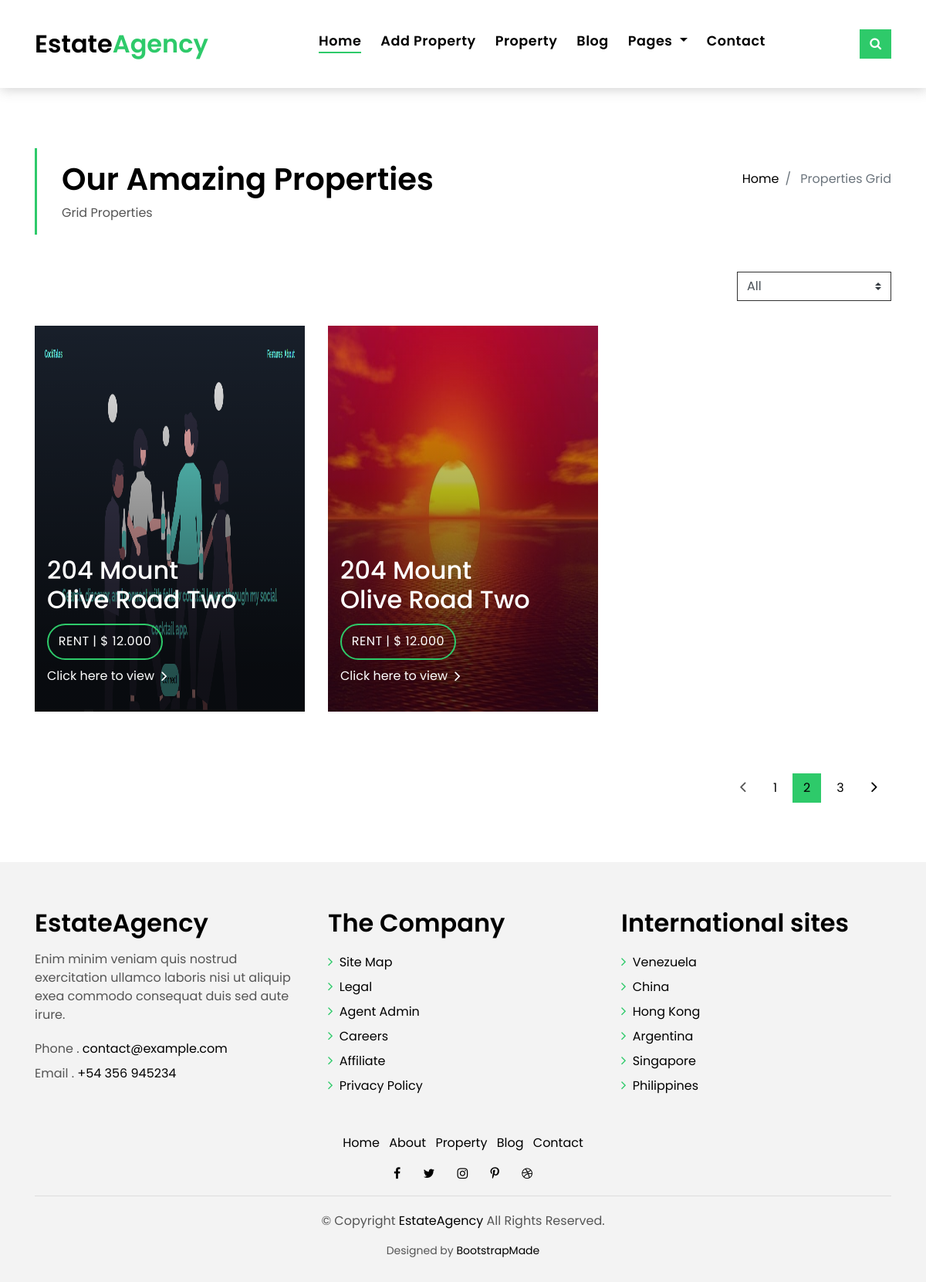
The app's page /property/, older data.
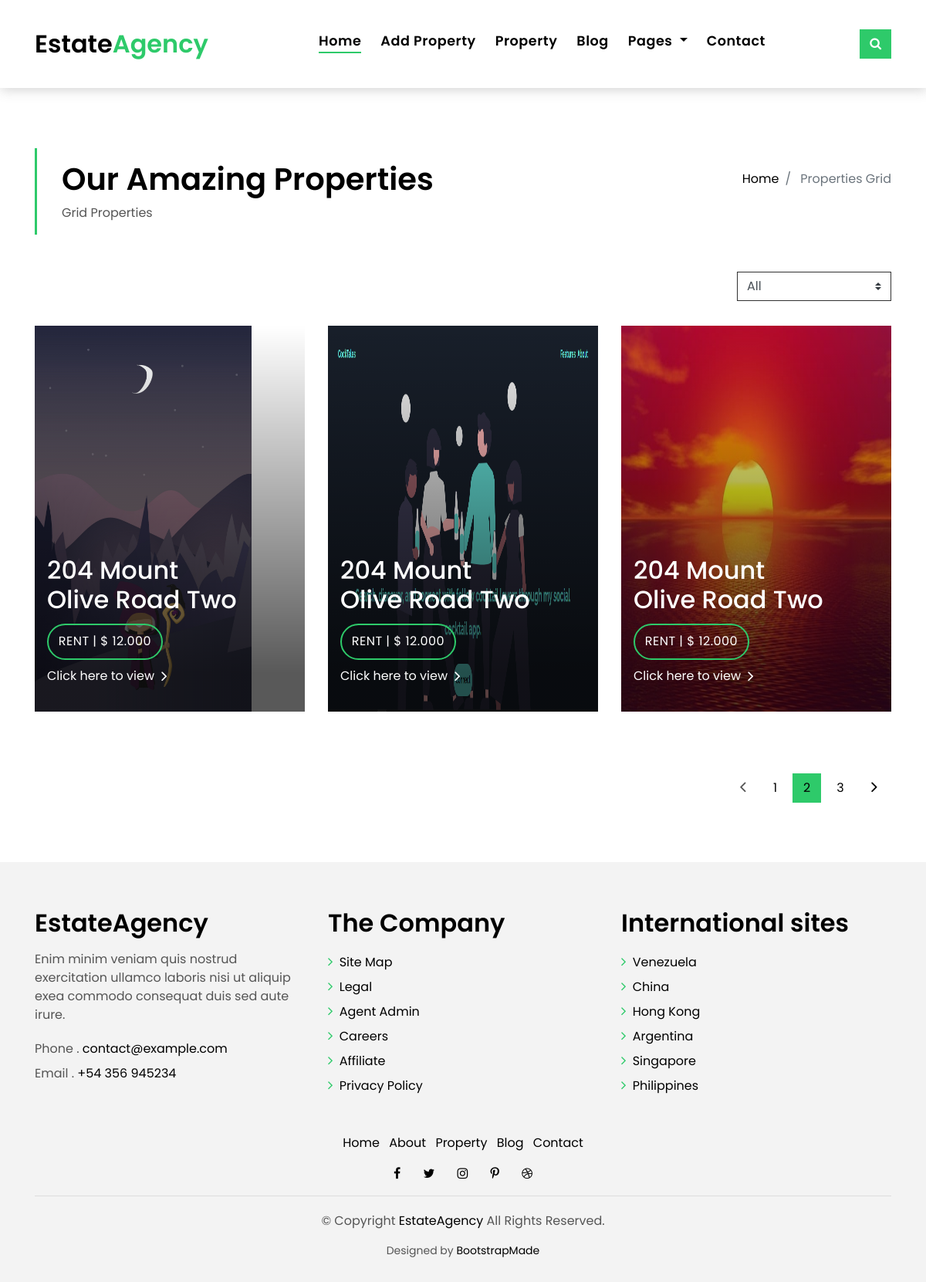
The same page, newer data.
### listings/models.py (models this page shows, shortened)
class Listing(models.Model):
    title = models.CharField(max_length=200)
    type = models.CharField(max_length=12, choices=Type_Choices, default=[], blank= False)
    town = models.CharField(max_length=200)
    specific_location = models.CharField(max_length=200)
    monthly_cost = models.IntegerField()
    description = models.CharField
    extras = MultiSelectField(max_length=256, choices=Extra_Choices, default=[], blank=True)
    created = models.DateTimeField(auto_now_add=True)
    image = models.ImageField()
    class Meta:
        ordering = ['-created', '-type', 'monthly_cost']

### listings/views.py (the view)
# urls.py: path('property/', views.property, name="property"),
def property(request):
    listings = Listing.objects.all()
    context = {
        "listings":listings
    }
    return render (request, 'property.html', context)

### template/property.html (shortened to what this page needs)
{% extends 'testmain.html' %}
{%block content%}
  <section class="intro-single">
    <div class="container">
      <div class="row">
        <div class="col-md-12 col-lg-8">
          <div class="title-single-box">
            <h1 class="title-single">Our Amazing Properties</h1>
            <span class="color-text-a">Grid Properties</span>
          </div>
        </div>
        <div class="col-md-12 col-lg-4">
          <nav aria-label="breadcrumb" class="breadcrumb-box d-flex justify-content-lg-end">
            <ol class="breadcrumb">
              <li class="breadcrumb-item">
                <a href="#">Home</a>
              </li>
              <li class="breadcrumb-item active" aria-current="page">
                Properties Grid
              </li>
            </ol>
          </nav>
        </div>
      </div>
    </div>
  </section>
  <section class="property-grid grid">
    <div class="container">
      <div class="row">
        <div class="col-sm-12">
          <div class="grid-option">
            <form>
              <select class="custom-select">
                <option selected>All</option>
              </select>
            </form>
          </div>
        </div>
        {% for listing in listings %}
        <div class="col-md-4">
          <div class="card-box-a card-shadow">
            <div class="img-box-a">
              {% if listing.image %}
              <img src="{{ listing.image.url }}" alt="{{ listing.title }}" class="img-a img-fluid" style="height: 500px;">
              {% endif %}
            </div>
            <div class="card-overlay">
              <div class="card-overlay-a-content">
                <div class="card-header-a">
                  <h2 class="card-title-a">
                    <a href="#">204 Mount
                      <br /> Olive Road Two</a>
                  </h2>
                </div>
                <div class="card-body-a">
                  <div class="price-box d-flex">
                    <span class="price-a">rent | $ 12.000</span>
                  </div>
                  <a href="property-single.html" class="link-a">Click here to view
                    <span class="ion-ios-arrow-forward"></span>
                  </a>
                </div>
              </div>
            </div>
          </div>
        </div>
        {% endfor %}
      </div>
      <div class="row">
        <div class="col-sm-12">
          <nav class="pagination-a">
            <ul class="pagination justify-content-end">
              <li class="page-item disabled">
                <a class="page-link" href="#" tabindex="-1">
                  <span class="ion-ios-arrow-back"></span>
                </a>
              </li>
              <li class="page-item">
                <a class="page-link" href="#">1</a>
              </li>
              <li class="page-item active">
                <a class="page-link" href="#">2</a>
              </li>
              <li class="page-item">
                <a class="page-link" href="#">3</a>
              </li>
              <li class="page-item next">
                <a class="page-link" href="#">
                  <span class="ion-ios-arrow-forward"></span>
                </a>
              </li>
            </ul>
          </nav>
        </div>
      </div>
    </div>
  </section>
{% endblock %}

### template/testmain.html (shortened to what this page needs)
{% load static %}
<!DOCTYPE html>
<html lang="en">
<head>
  <link href="{% static 'lib/bootstrap/css/bootstrap.min.css' %}" rel="stylesheet">
  <link href="{% static 'lib/font-awesome/css/font-awesome.min.css' %}" rel="stylesheet">
  <link href="{% static 'lib/animate/animate.min.css' %}" rel="stylesheet">
  <link href="{% static 'lib/ionicons/css/ionicons.min.css' %}" rel="stylesheet">
  <link href="{% static 'lib/owlcarousel/assets/owl.carousel.min.css' %}" rel="stylesheet">
  <link href="{% static 'css/style.css' %} " rel="stylesheet">
</head>
<body>
  <nav class="navbar navbar-default navbar-trans navbar-expand-lg fixed-top">
    <div class="container">
      <a class="navbar-brand text-brand" href="index.html">Estate<span class="color-b">Agency</span></a>
      <div class="navbar-collapse collapse justify-content-center" id="navbarDefault">
        <ul class="navbar-nav">
          <li class="nav-item">
            <a class="nav-link active" href="/">Home</a>
          </li>
          <li class="nav-item">
            <a class="nav-link" href="{% url 'create_listing' %}">Add Property</a>
          </li>
          <li class="nav-item">
            <a class="nav-link" href="{% url 'property' %}">Property</a>
          </li>
          <li class="nav-item">
            <a class="nav-link" href="{% url 'blogs' %}">Blog</a>
          </li>
          <li class="nav-item dropdown">
            <a class="nav-link dropdown-toggle" href="#" id="navbarDropdown" role="button" data-toggle="dropdown"
              aria-haspopup="true" aria-expanded="false">
              Pages
            </a>
          </li>
          <li class="nav-item">
            <a class="nav-link" href="{% url 'contact_us' %}">Contact</a>
          </li>
        </ul>
      </div>
      <button type="button" class="btn btn-b-n navbar-toggle-box-collapse d-none d-md-block" data-toggle="collapse"
        data-target="#navbarTogglerDemo01" aria-expanded="false">
        <span class="fa fa-search" aria-hidden="true"></span>
      </button>
    </div>
  </nav>
  {% block content%}
  {% endblock %}
  <section class="section-footer">
    <div class="container">
      <div class="row">
        <div class="col-sm-12 col-md-4">
          <div class="widget-a">
            <div class="w-header-a">
              <h3 class="w-title-a text-brand">EstateAgency</h3>
            </div>
            <div class="w-body-a">
              <p class="w-text-a color-text-a">
                Enim minim veniam quis nostrud exercitation ullamco laboris nisi ut aliquip exea commodo consequat duis
                sed aute irure.
              </p>
            </div>
            <div class="w-footer-a">
              <ul class="list-unstyled">
                <li class="color-a">
                  <span class="color-text-a">Phone .</span> contact@example.com</li>
                <li class="color-a">
                  <span class="color-text-a">Email .</span> +54 356 945234</li>
              </ul>
            </div>
          </div>
        </div>
        <div class="col-sm-12 col-md-4 section-md-t3">
          <div class="widget-a">
            <div class="w-header-a">
              <h3 class="w-title-a text-brand">The Company</h3>
            </div>
            <div class="w-body-a">
              <div class="w-body-a">
                <ul class="list-unstyled">
                  <li class="item-list-a">
                    <i class="fa fa-angle-right"></i> <a href="#">Site Map</a>
                  </li>
                  <li class="item-list-a">
                    <i class="fa fa-angle-right"></i> <a href="#">Legal</a>
                  </li>
                  <li class="item-list-a">
                    <i class="fa fa-angle-right"></i> <a href="#">Agent Admin</a>
                  </li>
                  <li class="item-list-a">
                    <i class="fa fa-angle-right"></i> <a href="#">Careers</a>
                  </li>
                  <li class="item-list-a">
                    <i class="fa fa-angle-right"></i> <a href="#">Affiliate</a>
                  </li>
                  <li class="item-list-a">
                    <i class="fa fa-angle-right"></i> <a href="#">Privacy Policy</a>
                  </li>
                </ul>
              </div>
            </div>
          </div>
        </div>
        <div class="col-sm-12 col-md-4 section-md-t3">
          <div class="widget-a">
            <div class="w-header-a">
              <h3 class="w-title-a text-brand">International sites</h3>
            </div>
            <div class="w-body-a">
              <ul class="list-unstyled">
                <li class="item-list-a">
                  <i class="fa fa-angle-right"></i> <a href="#">Venezuela</a>
                </li>
                <li class="item-list-a">
                  <i class="fa fa-angle-right"></i> <a href="#">China</a>
                </li>
                <li class="item-list-a">
                  <i class="fa fa-angle-right"></i> <a href="#">Hong Kong</a>
                </li>
                <li class="item-list-a">
                  <i class="fa fa-angle-right"></i> <a href="#">Argentina</a>
                </li>
                <li class="item-list-a">
                  <i class="fa fa-angle-right"></i> <a href="#">Singapore</a>
                </li>
                <li class="item-list-a">
                  <i class="fa fa-angle-right"></i> <a href="#">Philippines</a>
                </li>
              </ul>
            </div>
          </div>
        </div>
      </div>
    </div>
  </section>
  <footer>
    <div class="container">
      <div class="row">
        <div class="col-md-12">
          <nav class="nav-footer">
            <ul class="list-inline">
              <li class="list-inline-item">
                <a href="#">Home</a>
              </li>
              <li class="list-inline-item">
                <a href="#">About</a>
              </li>
              <li class="list-inline-item">
                <a href="#">Property</a>
              </li>
              <li class="list-inline-item">
                <a href="#">Blog</a>
              </li>
              <li class="list-inline-item">
                <a href="#">Contact</a>
              </li>
            </ul>
          </nav>
          <div class="socials-a">
            <ul class="list-inline">
              <li class="list-inline-item">
                <a href="#">
                  <i class="fa fa-facebook" aria-hidden="true"></i>
                </a>
              </li>
              <li class="list-inline-item">
                <a href="#">
                  <i class="fa fa-twitter" aria-hidden="true"></i>
                </a>
              </li>
              <li class="list-inline-item">
                <a href="#">
                  <i class="fa fa-instagram" aria-hidden="true"></i>
                </a>
              </li>
              <li class="list-inline-item">
                <a href="#">
                  <i class="fa fa-pinterest-p" aria-hidden="true"></i>
                </a>
              </li>
              <li class="list-inline-item">
                <a href="#">
                  <i class="fa fa-dribbble" aria-hidden="true"></i>
                </a>
              </li>
            </ul>
          </div>
          <div class="copyright-footer">
            <p class="copyright color-text-a">
              &copy; Copyright
              <span class="color-a">EstateAgency</span> All Rights Reserved.
            </p>
          </div>
          <div class="credits">
            Designed by <a href="https://bootstrapmade.com/">BootstrapMade</a>
          </div>
        </div>
      </div>
    </div>
  </footer>
</body>
</html>

Row changes from the older to the newer data that the page shows:
added Listing: image (picture)
